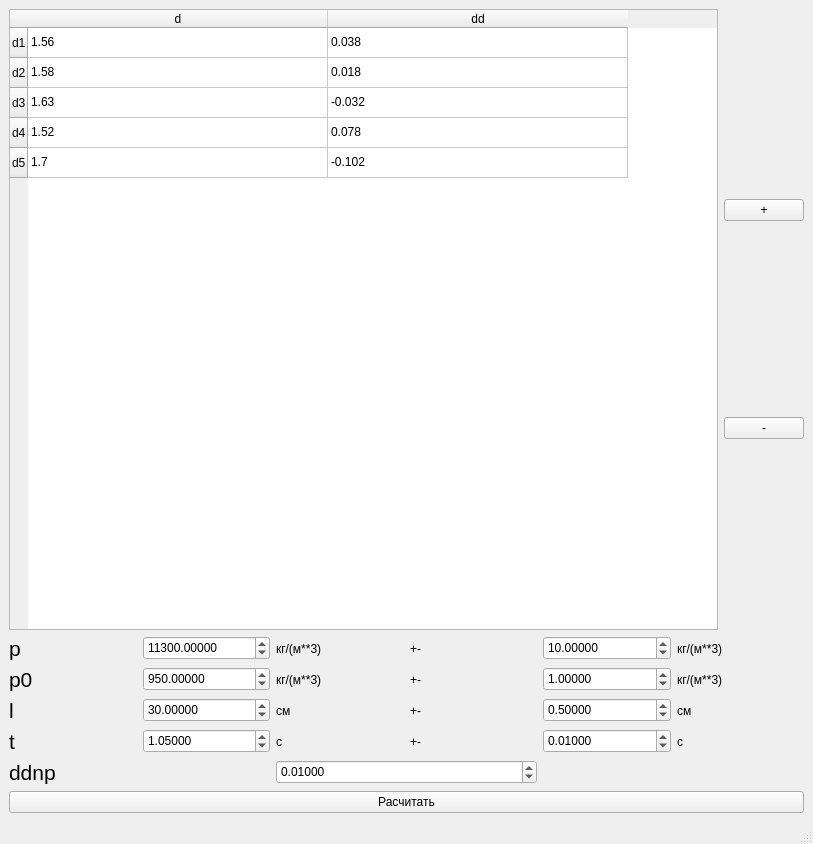
<?xml version="1.0" encoding="UTF-8"?>
<ui version="4.0">
 <class>MainWindow</class>
 <widget class="QMainWindow" name="MainWindow">
  <property name="geometry">
   <rect>
    <x>0</x>
    <y>0</y>
    <width>813</width>
    <height>844</height>
   </rect>
  </property>
  <property name="windowTitle">
   <string>MainWindow</string>
  </property>
  <widget class="QWidget" name="centralwidget">
   <layout class="QGridLayout" name="gridLayout">
    <item row="0" column="0">
     <layout class="QVBoxLayout" name="verticalLayout_4">
      <item>
       <layout class="QHBoxLayout" name="horizontalLayout_2">
        <item>
         <widget class="QTableWidget" name="tableWidget">
          <attribute name="horizontalHeaderVisible">
           <bool>true</bool>
          </attribute>
          <attribute name="horizontalHeaderCascadingSectionResizes">
           <bool>false</bool>
          </attribute>
          <attribute name="horizontalHeaderDefaultSectionSize">
           <number>300</number>
          </attribute>
          <row>
           <property name="text">
            <string>d1</string>
           </property>
          </row>
          <row>
           <property name="text">
            <string>d2</string>
           </property>
          </row>
          <row>
           <property name="text">
            <string>d3</string>
           </property>
          </row>
          <row>
           <property name="text">
            <string>d4</string>
           </property>
          </row>
          <row>
           <property name="text">
            <string>d5</string>
           </property>
          </row>
          <column>
           <property name="text">
            <string>d</string>
           </property>
          </column>
          <column>
           <property name="text">
            <string>dd</string>
           </property>
          </column>
          <item row="0" column="0">
           <property name="text">
            <string>1.56</string>
           </property>
          </item>
          <item row="0" column="1">
           <property name="text">
            <string>0.038</string>
           </property>
          </item>
          <item row="1" column="0">
           <property name="text">
            <string>1.58</string>
           </property>
          </item>
          <item row="1" column="1">
           <property name="text">
            <string>0.018</string>
           </property>
          </item>
          <item row="2" column="0">
           <property name="text">
            <string>1.63</string>
           </property>
          </item>
          <item row="2" column="1">
           <property name="text">
            <string>-0.032</string>
           </property>
          </item>
          <item row="3" column="0">
           <property name="text">
            <string>1.52</string>
           </property>
          </item>
          <item row="3" column="1">
           <property name="text">
            <string>0.078</string>
           </property>
          </item>
          <item row="4" column="0">
           <property name="text">
            <string>1.7</string>
           </property>
          </item>
          <item row="4" column="1">
           <property name="text">
            <string>-0.102</string>
           </property>
          </item>
         </widget>
        </item>
        <item>
         <layout class="QVBoxLayout" name="verticalLayout">
          <item>
           <widget class="QPushButton" name="pushButton_2">
            <property name="enabled">
             <bool>true</bool>
            </property>
            <property name="mouseTracking">
             <bool>false</bool>
            </property>
            <property name="acceptDrops">
             <bool>false</bool>
            </property>
            <property name="text">
             <string>+</string>
            </property>
            <property name="autoRepeatInterval">
             <number>100</number>
            </property>
           </widget>
          </item>
          <item>
           <widget class="QPushButton" name="pushButton_3">
            <property name="text">
             <string>-</string>
            </property>
           </widget>
          </item>
         </layout>
        </item>
       </layout>
      </item>
      <item>
       <layout class="QVBoxLayout" name="verticalLayout_3">
        <item>
         <layout class="QVBoxLayout" name="verticalLayout_2">
          <item>
           <layout class="QHBoxLayout" name="horizontalLayout">
            <item>
             <widget class="QLabel" name="label">
              <property name="font">
               <font>
                <pointsize>16</pointsize>
               </font>
              </property>
              <property name="text">
               <string>p</string>
              </property>
             </widget>
            </item>
            <item>
             <widget class="QDoubleSpinBox" name="doubleSpinBox">
              <property name="minimumSize">
               <size>
                <width>0</width>
                <height>24</height>
               </size>
              </property>
              <property name="decimals">
               <number>5</number>
              </property>
              <property name="maximum">
               <double>1000000.000000000000000</double>
              </property>
              <property name="value">
               <double>11300.000000000000000</double>
              </property>
             </widget>
            </item>
            <item>
             <widget class="QLabel" name="label_3">
              <property name="text">
               <string>кг/(м**3)</string>
              </property>
             </widget>
            </item>
            <item>
             <widget class="QLabel" name="label_9">
              <property name="text">
               <string>+-</string>
              </property>
             </widget>
            </item>
            <item>
             <widget class="QDoubleSpinBox" name="doubleSpinBox_2">
              <property name="minimumSize">
               <size>
                <width>0</width>
                <height>24</height>
               </size>
              </property>
              <property name="decimals">
               <number>5</number>
              </property>
              <property name="maximum">
               <double>1000000.000000000000000</double>
              </property>
              <property name="value">
               <double>10.000000000000000</double>
              </property>
             </widget>
            </item>
            <item>
             <widget class="QLabel" name="label_2">
              <property name="text">
               <string>кг/(м**3)</string>
              </property>
             </widget>
            </item>
           </layout>
          </item>
          <item>
           <layout class="QHBoxLayout" name="horizontalLayout_6">
            <item>
             <widget class="QLabel" name="label_21">
              <property name="font">
               <font>
                <pointsize>16</pointsize>
               </font>
              </property>
              <property name="text">
               <string>p0</string>
              </property>
             </widget>
            </item>
            <item>
             <widget class="QDoubleSpinBox" name="doubleSpinBox_11">
              <property name="minimumSize">
               <size>
                <width>0</width>
                <height>24</height>
               </size>
              </property>
              <property name="decimals">
               <number>5</number>
              </property>
              <property name="maximum">
               <double>1000000.000000000000000</double>
              </property>
              <property name="value">
               <double>950.000000000000000</double>
              </property>
             </widget>
            </item>
            <item>
             <widget class="QLabel" name="label_22">
              <property name="text">
               <string>кг/(м**3)</string>
              </property>
             </widget>
            </item>
            <item>
             <widget class="QLabel" name="label_23">
              <property name="text">
               <string>+-</string>
              </property>
             </widget>
            </item>
            <item>
             <widget class="QDoubleSpinBox" name="doubleSpinBox_12">
              <property name="minimumSize">
               <size>
                <width>0</width>
                <height>24</height>
               </size>
              </property>
              <property name="decimals">
               <number>5</number>
              </property>
              <property name="maximum">
               <double>1000000.000000000000000</double>
              </property>
              <property name="value">
               <double>1.000000000000000</double>
              </property>
             </widget>
            </item>
            <item>
             <widget class="QLabel" name="label_24">
              <property name="text">
               <string>кг/(м**3)</string>
              </property>
             </widget>
            </item>
           </layout>
          </item>
          <item>
           <layout class="QHBoxLayout" name="horizontalLayout_7">
            <item>
             <widget class="QLabel" name="label_25">
              <property name="font">
               <font>
                <pointsize>16</pointsize>
               </font>
              </property>
              <property name="text">
               <string>l</string>
              </property>
             </widget>
            </item>
            <item>
             <widget class="QDoubleSpinBox" name="doubleSpinBox_13">
              <property name="minimumSize">
               <size>
                <width>0</width>
                <height>24</height>
               </size>
              </property>
              <property name="decimals">
               <number>5</number>
              </property>
              <property name="maximum">
               <double>1000000.000000000000000</double>
              </property>
              <property name="value">
               <double>30.000000000000000</double>
              </property>
             </widget>
            </item>
            <item>
             <widget class="QLabel" name="label_26">
              <property name="text">
               <string>см</string>
              </property>
             </widget>
            </item>
            <item>
             <widget class="QLabel" name="label_27">
              <property name="text">
               <string>+-</string>
              </property>
             </widget>
            </item>
            <item>
             <widget class="QDoubleSpinBox" name="doubleSpinBox_14">
              <property name="minimumSize">
               <size>
                <width>0</width>
                <height>24</height>
               </size>
              </property>
              <property name="decimals">
               <number>5</number>
              </property>
              <property name="maximum">
               <double>1000000.000000000000000</double>
              </property>
              <property name="value">
               <double>0.500000000000000</double>
              </property>
             </widget>
            </item>
            <item>
             <widget class="QLabel" name="label_28">
              <property name="text">
               <string>см</string>
              </property>
             </widget>
            </item>
           </layout>
          </item>
          <item>
           <layout class="QHBoxLayout" name="horizontalLayout_8">
            <item>
             <widget class="QLabel" name="label_29">
              <property name="font">
               <font>
                <pointsize>16</pointsize>
               </font>
              </property>
              <property name="text">
               <string>t</string>
              </property>
             </widget>
            </item>
            <item>
             <widget class="QDoubleSpinBox" name="doubleSpinBox_15">
              <property name="minimumSize">
               <size>
                <width>0</width>
                <height>24</height>
               </size>
              </property>
              <property name="decimals">
               <number>5</number>
              </property>
              <property name="maximum">
               <double>1000000.000000000000000</double>
              </property>
              <property name="value">
               <double>1.050000000000000</double>
              </property>
             </widget>
            </item>
            <item>
             <widget class="QLabel" name="label_30">
              <property name="text">
               <string>с</string>
              </property>
             </widget>
            </item>
            <item>
             <widget class="QLabel" name="label_31">
              <property name="text">
               <string>+-</string>
              </property>
             </widget>
            </item>
            <item>
             <widget class="QDoubleSpinBox" name="doubleSpinBox_16">
              <property name="minimumSize">
               <size>
                <width>0</width>
                <height>24</height>
               </size>
              </property>
              <property name="decimals">
               <number>5</number>
              </property>
              <property name="maximum">
               <double>1000000.000000000000000</double>
              </property>
              <property name="value">
               <double>0.010000000000000</double>
              </property>
             </widget>
            </item>
            <item>
             <widget class="QLabel" name="label_32">
              <property name="text">
               <string>с</string>
              </property>
             </widget>
            </item>
           </layout>
          </item>
          <item>
           <layout class="QHBoxLayout" name="horizontalLayout_9">
            <item>
             <widget class="QLabel" name="label_33">
              <property name="font">
               <font>
                <pointsize>16</pointsize>
               </font>
              </property>
              <property name="text">
               <string>ddnp</string>
              </property>
             </widget>
            </item>
            <item>
             <widget class="QDoubleSpinBox" name="doubleSpinBox_17">
              <property name="minimumSize">
               <size>
                <width>0</width>
                <height>24</height>
               </size>
              </property>
              <property name="decimals">
               <number>5</number>
              </property>
              <property name="maximum">
               <double>1000000.000000000000000</double>
              </property>
              <property name="value">
               <double>0.010000000000000</double>
              </property>
             </widget>
            </item>
            <item>
             <widget class="QLabel" name="label_34">
              <property name="text">
               <string/>
              </property>
             </widget>
            </item>
           </layout>
          </item>
         </layout>
        </item>
        <item>
         <widget class="QPushButton" name="pushButton">
          <property name="text">
           <string>Расчитать</string>
          </property>
         </widget>
        </item>
       </layout>
      </item>
     </layout>
    </item>
   </layout>
  </widget>
  <widget class="QMenuBar" name="menubar">
   <property name="geometry">
    <rect>
     <x>0</x>
     <y>0</y>
     <width>813</width>
     <height>26</height>
    </rect>
   </property>
  </widget>
  <widget class="QStatusBar" name="statusbar"/>
 </widget>
 <resources/>
 <connections/>
</ui>
